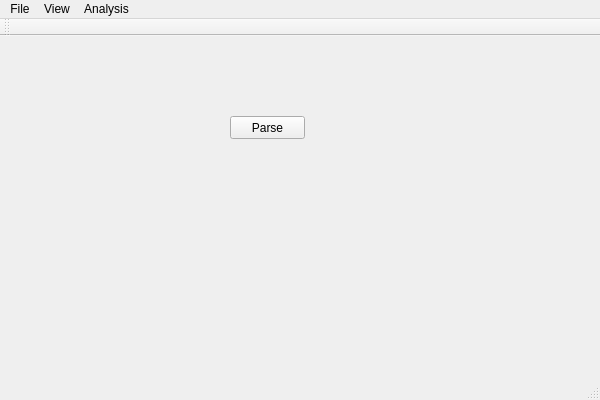
<?xml version="1.0" encoding="UTF-8"?>
<ui version="4.0">
 <class>GW2_RaidReplayClass</class>
 <widget class="QMainWindow" name="GW2_RaidReplayClass">
  <property name="geometry">
   <rect>
    <x>0</x>
    <y>0</y>
    <width>600</width>
    <height>400</height>
   </rect>
  </property>
  <property name="windowTitle">
   <string>GW2_RaidReplay</string>
  </property>
  <widget class="QWidget" name="centralWidget">
   <widget class="QPushButton" name="pushButtonTest">
    <property name="geometry">
     <rect>
      <x>230</x>
      <y>80</y>
      <width>75</width>
      <height>23</height>
     </rect>
    </property>
    <property name="text">
     <string>Parse</string>
    </property>
   </widget>
  </widget>
  <widget class="QMenuBar" name="menuBar">
   <property name="geometry">
    <rect>
     <x>0</x>
     <y>0</y>
     <width>600</width>
     <height>21</height>
    </rect>
   </property>
   <widget class="QMenu" name="menuFile">
    <property name="title">
     <string>File</string>
    </property>
    <addaction name="actionOpen"/>
    <addaction name="actionReload"/>
   </widget>
   <widget class="QMenu" name="menuView">
    <property name="title">
     <string>View</string>
    </property>
    <addaction name="actionArena_View"/>
    <addaction name="actionDPS_Tables"/>
    <addaction name="actionBoon_Stats"/>
    <addaction name="actionMechanics"/>
   </widget>
   <widget class="QMenu" name="menuAnalysis">
    <property name="title">
     <string>Analysis</string>
    </property>
   </widget>
   <addaction name="menuFile"/>
   <addaction name="menuView"/>
   <addaction name="menuAnalysis"/>
  </widget>
  <widget class="QToolBar" name="mainToolBar">
   <attribute name="toolBarArea">
    <enum>TopToolBarArea</enum>
   </attribute>
   <attribute name="toolBarBreak">
    <bool>false</bool>
   </attribute>
  </widget>
  <widget class="QStatusBar" name="statusBar"/>
  <action name="actionOpen">
   <property name="text">
    <string>Open</string>
   </property>
   <property name="toolTip">
    <string>Open EVTC File</string>
   </property>
  </action>
  <action name="actionReload">
   <property name="text">
    <string>Reload</string>
   </property>
  </action>
  <action name="actionArena_View">
   <property name="text">
    <string>Arena View</string>
   </property>
  </action>
  <action name="actionDPS_Tables">
   <property name="text">
    <string>DPS Tables</string>
   </property>
  </action>
  <action name="actionBoon_Stats">
   <property name="text">
    <string>Boon Tables</string>
   </property>
  </action>
  <action name="actionMechanics">
   <property name="text">
    <string>Mechanics</string>
   </property>
  </action>
 </widget>
 <layoutdefault spacing="6" margin="11"/>
 <resources>
  <include location="gw2_raidreplay.qrc"/>
 </resources>
 <connections/>
 <slots>
  <slot>ParseButtonClicked()</slot>
 </slots>
</ui>
